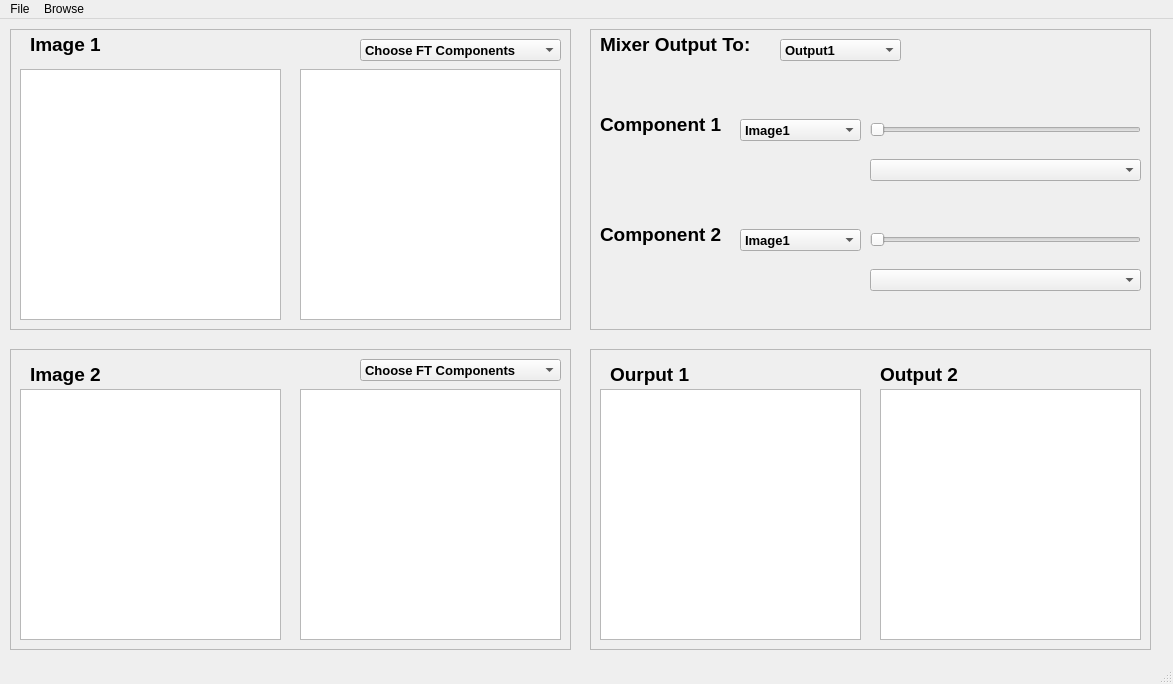
<?xml version="1.0" encoding="UTF-8"?>
<ui version="4.0">
 <class>MainWindow</class>
 <widget class="QMainWindow" name="MainWindow">
  <property name="windowModality">
   <enum>Qt::NonModal</enum>
  </property>
  <property name="geometry">
   <rect>
    <x>0</x>
    <y>0</y>
    <width>1173</width>
    <height>684</height>
   </rect>
  </property>
  <property name="windowTitle">
   <string>MainWindow</string>
  </property>
  <widget class="QWidget" name="centralwidget">
   <widget class="QFrame" name="frame">
    <property name="geometry">
     <rect>
      <x>10</x>
      <y>10</y>
      <width>561</width>
      <height>301</height>
     </rect>
    </property>
    <property name="frameShape">
     <enum>QFrame::StyledPanel</enum>
    </property>
    <property name="frameShadow">
     <enum>QFrame::Sunken</enum>
    </property>
    <widget class="ImageView" name="imageView">
     <property name="geometry">
      <rect>
       <x>10</x>
       <y>40</y>
       <width>261</width>
       <height>251</height>
      </rect>
     </property>
    </widget>
    <widget class="ImageView" name="imageView_1_edit">
     <property name="geometry">
      <rect>
       <x>290</x>
       <y>40</y>
       <width>261</width>
       <height>251</height>
      </rect>
     </property>
    </widget>
    <widget class="QLabel" name="label">
     <property name="geometry">
      <rect>
       <x>20</x>
       <y>0</y>
       <width>81</width>
       <height>31</height>
      </rect>
     </property>
     <property name="font">
      <font>
       <family>Arial</family>
       <pointsize>14</pointsize>
       <weight>75</weight>
       <bold>true</bold>
      </font>
     </property>
     <property name="text">
      <string>Image 1</string>
     </property>
    </widget>
    <widget class="QComboBox" name="comboBox">
     <property name="geometry">
      <rect>
       <x>350</x>
       <y>10</y>
       <width>201</width>
       <height>22</height>
      </rect>
     </property>
     <property name="font">
      <font>
       <family>Arial</family>
       <pointsize>10</pointsize>
       <weight>75</weight>
       <bold>true</bold>
      </font>
     </property>
     <property name="toolTip">
      <string>Image Components</string>
     </property>
     <item>
      <property name="text">
       <string>Choose FT Components</string>
      </property>
     </item>
     <item>
      <property name="text">
       <string>FT Magnitude</string>
      </property>
     </item>
     <item>
      <property name="text">
       <string>FT Phase</string>
      </property>
     </item>
     <item>
      <property name="text">
       <string>FT Real Component</string>
      </property>
     </item>
     <item>
      <property name="text">
       <string>FT Imaginary Component</string>
      </property>
     </item>
    </widget>
   </widget>
   <widget class="QFrame" name="frame_2">
    <property name="geometry">
     <rect>
      <x>10</x>
      <y>330</y>
      <width>561</width>
      <height>301</height>
     </rect>
    </property>
    <property name="frameShape">
     <enum>QFrame::StyledPanel</enum>
    </property>
    <property name="frameShadow">
     <enum>QFrame::Sunken</enum>
    </property>
    <widget class="ImageView" name="imageView_2">
     <property name="geometry">
      <rect>
       <x>10</x>
       <y>40</y>
       <width>261</width>
       <height>251</height>
      </rect>
     </property>
    </widget>
    <widget class="QLabel" name="label_2">
     <property name="geometry">
      <rect>
       <x>20</x>
       <y>10</y>
       <width>81</width>
       <height>31</height>
      </rect>
     </property>
     <property name="font">
      <font>
       <family>Arial</family>
       <pointsize>14</pointsize>
       <weight>75</weight>
       <bold>true</bold>
      </font>
     </property>
     <property name="text">
      <string>Image 2</string>
     </property>
    </widget>
    <widget class="QComboBox" name="comboBox_2">
     <property name="geometry">
      <rect>
       <x>350</x>
       <y>10</y>
       <width>201</width>
       <height>22</height>
      </rect>
     </property>
     <property name="font">
      <font>
       <family>Arial</family>
       <pointsize>10</pointsize>
       <weight>75</weight>
       <bold>true</bold>
      </font>
     </property>
     <property name="toolTip">
      <string>Image Components</string>
     </property>
     <item>
      <property name="text">
       <string>Choose FT Components</string>
      </property>
     </item>
     <item>
      <property name="text">
       <string>FT Magnitude</string>
      </property>
     </item>
     <item>
      <property name="text">
       <string>FT Phase</string>
      </property>
     </item>
     <item>
      <property name="text">
       <string>FT Real Component</string>
      </property>
     </item>
     <item>
      <property name="text">
       <string>FT Imaginary Component</string>
      </property>
     </item>
    </widget>
    <widget class="ImageView" name="imageView_2_edit">
     <property name="geometry">
      <rect>
       <x>290</x>
       <y>40</y>
       <width>261</width>
       <height>251</height>
      </rect>
     </property>
    </widget>
   </widget>
   <widget class="QFrame" name="frame_3">
    <property name="geometry">
     <rect>
      <x>590</x>
      <y>10</y>
      <width>561</width>
      <height>301</height>
     </rect>
    </property>
    <property name="frameShape">
     <enum>QFrame::StyledPanel</enum>
    </property>
    <property name="frameShadow">
     <enum>QFrame::Sunken</enum>
    </property>
    <widget class="QLabel" name="label_3">
     <property name="geometry">
      <rect>
       <x>10</x>
       <y>0</y>
       <width>161</width>
       <height>31</height>
      </rect>
     </property>
     <property name="font">
      <font>
       <family>Arial</family>
       <pointsize>14</pointsize>
       <weight>75</weight>
       <bold>true</bold>
      </font>
     </property>
     <property name="text">
      <string>Mixer Output To:</string>
     </property>
    </widget>
    <widget class="QComboBox" name="comboBox_3">
     <property name="geometry">
      <rect>
       <x>190</x>
       <y>10</y>
       <width>121</width>
       <height>22</height>
      </rect>
     </property>
     <property name="font">
      <font>
       <family>Arial</family>
       <pointsize>10</pointsize>
       <weight>75</weight>
       <bold>true</bold>
      </font>
     </property>
     <item>
      <property name="text">
       <string>Output1</string>
      </property>
     </item>
     <item>
      <property name="text">
       <string>Output2</string>
      </property>
     </item>
    </widget>
    <widget class="QLabel" name="label_4">
     <property name="geometry">
      <rect>
       <x>10</x>
       <y>80</y>
       <width>131</width>
       <height>31</height>
      </rect>
     </property>
     <property name="font">
      <font>
       <family>Arial</family>
       <pointsize>14</pointsize>
       <weight>75</weight>
       <bold>true</bold>
      </font>
     </property>
     <property name="text">
      <string>Component 1</string>
     </property>
    </widget>
    <widget class="QLabel" name="label_5">
     <property name="geometry">
      <rect>
       <x>10</x>
       <y>190</y>
       <width>131</width>
       <height>31</height>
      </rect>
     </property>
     <property name="font">
      <font>
       <family>Arial</family>
       <pointsize>14</pointsize>
       <weight>75</weight>
       <bold>true</bold>
      </font>
     </property>
     <property name="text">
      <string>Component 2</string>
     </property>
    </widget>
    <widget class="QSlider" name="slider">
     <property name="geometry">
      <rect>
       <x>280</x>
       <y>90</y>
       <width>271</width>
       <height>22</height>
      </rect>
     </property>
     <property name="minimum">
      <number>1</number>
     </property>
     <property name="maximum">
      <number>100</number>
     </property>
     <property name="orientation">
      <enum>Qt::Horizontal</enum>
     </property>
    </widget>
    <widget class="QSlider" name="slider_2">
     <property name="geometry">
      <rect>
       <x>280</x>
       <y>200</y>
       <width>271</width>
       <height>22</height>
      </rect>
     </property>
     <property name="minimum">
      <number>1</number>
     </property>
     <property name="maximum">
      <number>100</number>
     </property>
     <property name="orientation">
      <enum>Qt::Horizontal</enum>
     </property>
    </widget>
    <widget class="QComboBox" name="comboBox_6">
     <property name="geometry">
      <rect>
       <x>280</x>
       <y>130</y>
       <width>271</width>
       <height>22</height>
      </rect>
     </property>
     <property name="font">
      <font>
       <family>Arial</family>
       <pointsize>10</pointsize>
       <weight>75</weight>
       <bold>true</bold>
      </font>
     </property>
     <item>
      <property name="text">
       <string/>
      </property>
     </item>
     <item>
      <property name="text">
       <string>Magnitude</string>
      </property>
     </item>
     <item>
      <property name="text">
       <string>Phase</string>
      </property>
     </item>
     <item>
      <property name="text">
       <string>Real</string>
      </property>
     </item>
     <item>
      <property name="text">
       <string>Imaginary</string>
      </property>
     </item>
     <item>
      <property name="text">
       <string>Uniform Magnitude</string>
      </property>
     </item>
     <item>
      <property name="text">
       <string>Uniform Phase</string>
      </property>
     </item>
    </widget>
    <widget class="QComboBox" name="comboBox_4">
     <property name="geometry">
      <rect>
       <x>150</x>
       <y>90</y>
       <width>121</width>
       <height>22</height>
      </rect>
     </property>
     <property name="font">
      <font>
       <family>Arial</family>
       <pointsize>10</pointsize>
       <weight>75</weight>
       <bold>true</bold>
      </font>
     </property>
     <property name="toolTip">
      <string>Image Components</string>
     </property>
     <item>
      <property name="text">
       <string>Image1</string>
      </property>
     </item>
     <item>
      <property name="text">
       <string>Image2</string>
      </property>
     </item>
    </widget>
    <widget class="QComboBox" name="comboBox_5">
     <property name="geometry">
      <rect>
       <x>150</x>
       <y>200</y>
       <width>121</width>
       <height>22</height>
      </rect>
     </property>
     <property name="font">
      <font>
       <family>Arial</family>
       <pointsize>10</pointsize>
       <weight>75</weight>
       <bold>true</bold>
      </font>
     </property>
     <property name="toolTip">
      <string>Image Components</string>
     </property>
     <item>
      <property name="text">
       <string>Image1</string>
      </property>
     </item>
     <item>
      <property name="text">
       <string>Image2</string>
      </property>
     </item>
    </widget>
    <widget class="QComboBox" name="comboBox_7">
     <property name="geometry">
      <rect>
       <x>280</x>
       <y>240</y>
       <width>271</width>
       <height>22</height>
      </rect>
     </property>
     <property name="font">
      <font>
       <family>Arial</family>
       <pointsize>10</pointsize>
       <weight>75</weight>
       <bold>true</bold>
      </font>
     </property>
     <item>
      <property name="text">
       <string/>
      </property>
     </item>
     <item>
      <property name="text">
       <string>Magnitude</string>
      </property>
     </item>
     <item>
      <property name="text">
       <string>Phase</string>
      </property>
     </item>
     <item>
      <property name="text">
       <string>Real</string>
      </property>
     </item>
     <item>
      <property name="text">
       <string>Imaginary</string>
      </property>
     </item>
     <item>
      <property name="text">
       <string>Uniform Magnitude</string>
      </property>
     </item>
     <item>
      <property name="text">
       <string>Uniform Phase</string>
      </property>
     </item>
    </widget>
   </widget>
   <widget class="QFrame" name="frame_4">
    <property name="geometry">
     <rect>
      <x>590</x>
      <y>330</y>
      <width>561</width>
      <height>301</height>
     </rect>
    </property>
    <property name="frameShape">
     <enum>QFrame::StyledPanel</enum>
    </property>
    <property name="frameShadow">
     <enum>QFrame::Sunken</enum>
    </property>
    <widget class="ImageView" name="output_1">
     <property name="geometry">
      <rect>
       <x>10</x>
       <y>40</y>
       <width>261</width>
       <height>251</height>
      </rect>
     </property>
    </widget>
    <widget class="ImageView" name="output_2">
     <property name="geometry">
      <rect>
       <x>290</x>
       <y>40</y>
       <width>261</width>
       <height>251</height>
      </rect>
     </property>
    </widget>
    <widget class="QLabel" name="label_6">
     <property name="geometry">
      <rect>
       <x>20</x>
       <y>10</y>
       <width>81</width>
       <height>31</height>
      </rect>
     </property>
     <property name="font">
      <font>
       <family>Arial</family>
       <pointsize>14</pointsize>
       <weight>75</weight>
       <bold>true</bold>
      </font>
     </property>
     <property name="text">
      <string>Ourput 1</string>
     </property>
    </widget>
    <widget class="QLabel" name="label_7">
     <property name="geometry">
      <rect>
       <x>290</x>
       <y>10</y>
       <width>81</width>
       <height>31</height>
      </rect>
     </property>
     <property name="font">
      <font>
       <family>Arial</family>
       <pointsize>14</pointsize>
       <weight>75</weight>
       <bold>true</bold>
      </font>
     </property>
     <property name="text">
      <string>Output 2</string>
     </property>
    </widget>
   </widget>
  </widget>
  <widget class="QMenuBar" name="menubar">
   <property name="geometry">
    <rect>
     <x>0</x>
     <y>0</y>
     <width>1173</width>
     <height>21</height>
    </rect>
   </property>
   <widget class="QMenu" name="menuFile">
    <property name="title">
     <string>File</string>
    </property>
    <addaction name="actionNew_Window"/>
   </widget>
   <widget class="QMenu" name="menuBrowse">
    <property name="title">
     <string>Browse</string>
    </property>
    <addaction name="actionImage1"/>
    <addaction name="actionImage2"/>
   </widget>
   <addaction name="menuFile"/>
   <addaction name="menuBrowse"/>
  </widget>
  <widget class="QStatusBar" name="statusbar"/>
  <action name="actionNew_Window">
   <property name="text">
    <string>New Window</string>
   </property>
   <property name="statusTip">
    <string/>
   </property>
   <property name="shortcut">
    <string>Ctrl+N</string>
   </property>
  </action>
  <action name="actionImage1">
   <property name="text">
    <string>Image1</string>
   </property>
   <property name="shortcut">
    <string>Ctrl+1</string>
   </property>
  </action>
  <action name="actionImage2">
   <property name="text">
    <string>Image2</string>
   </property>
   <property name="shortcut">
    <string>Ctrl+2</string>
   </property>
  </action>
 </widget>
 <customwidgets>
  <customwidget>
   <class>ImageView</class>
   <extends>QGraphicsView</extends>
   <header location="global">pyqtgraph</header>
   <container>1</container>
  </customwidget>
 </customwidgets>
 <resources/>
 <connections/>
</ui>
